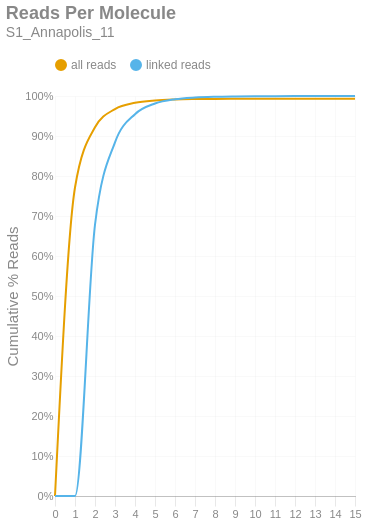

The notebook cell saved with this chart:
### Markdown cell above
### Reads per Molecule
This chart shows the cumulative distribution of the number of reads per linked molecule. That is, how many alignments are associated with a unique molecule. This excludes the number of reads associated with invalid or absent linked-read barcodes. The `linked` histogram is the percentages recalculated when disregarding singletons.

### Code cell
if SKIPLR:
    print_html(f"Skipped")
else:
    counts = np.bincount(valids['reads'].cast(pl.Int64).to_numpy())
    weighted = counts * np.arange(len(counts))
    all_perc = weighted / n_reads
    linked_perc = weighted / n_linked_reads
    linked_perc[1] = 0
    binned_df = pl.DataFrame({
        'readsper': list(range(len(counts))),
        'all reads (cumsum)': np.cumsum(all_perc).tolist(),
        'linked reads (cumsum)': np.cumsum(linked_perc).tolist(),
    })

    with SafeRender(binned_df):
        (
            density_plot(binned_df, 'Reads Per Molecule', samplename, 'readspmol')
            .encode(
                x=alt.X('readsper:O', title=None).axis(labelAngle=0).scale(padding=0),
                y=alt.Y('value:Q', title='Cumulative % Reads').axis(format='%').stack(False),
                color=alt.Color("key:N").scale(domain=["all reads", "linked reads"]),
                tooltip=[
                    alt.Tooltip("key:N", title="Data Type"),
                    alt.Tooltip("readsper:O", title="Reads Per Molecule"),
                    alt.Tooltip("value:Q", format=".2%", title="% Reads (Cum.)")
                ]            
            )
        ).display()

### Figure 1 — Vega-Lite specification as saved in the notebook (floating-point values rounded to 4 significant figures)
{"width": "container", "height": 400, "config": {"title": {"anchor": "start", "dy": -15, "fontSize": 18, "color": "#888888", "subtitleColor": "#888888", "subtitleFontSize": 14}, "arc": {"fill": "#0072B2"}, "axis": {"domainColor": "#888888", "domainWidth": 0.5, "gridWidth": 0.2, "grid": false, "titleFontWeight": 400, "titleFontSize": 15, "labelFontSize": 11, "labelColor": "#888888", "tickColor": "#888888", "tickWidth": 0.2, "titleColor": "#888888"}, "axisBand": {"grid": false}, "axisX": {"grid": true, "tickSize": 10, "domainCap": "round"}, "axisY": {"domain": false, "grid": true, "tickSize": 0, "domainCap": "round"}, "background": "transparent", "header": {"labelFontSize": 15, "labelColor": "#888888", "titleFontSize": 15, "titleFontWeight": 600, "titleColor": "#888888"}, "legend": {"labelFont": "sans-serif", "labelFontSize": 12, "labelColor": "#888888", "symbolSize": 100, "symbolType": "circle", "titleFontSize": 12, "titlePadding": 10, "titleColor": "#888888", "title": null, "orient": "top"}, "range": {"category": ["#E69F00", "#56B4E9", "#009E73", "#F0E442", "#0072B2", "#D55E00", "#CC79A7", "#000000"], "diverging": ["#cfe8f3", "#a2d4ec", "#73bfe2", "#46abdb", "#1696d2", "#12719e"]}, "area": {"fill": "#0072B2", "fillOpacity": 0.7, "line": true, "strokeOpacity": 0.7}, "line": {"color": "#0072B2", "stroke": "#0072B2", "strokeWidth": 2}, "trail": {"color": "#0072B2", "stroke": "#0072B2", "strokeWidth": 0, "size": 1}, "point": {"filled": true, "fillOpacity": 1.0, "size": 95}, "text": {"color": "#888888", "fontSize": 11, "align": "right", "fontWeight": 400, "size": 11}, "bar": {"fill": "#0072B2", "stroke": null}, "view": {"stroke": null, "continuousWidth": 660, "continuousHeight": 400}}, "data": {"name": "data-4cc2229bc901383d907e31f1565002fc"}, "mark": {"type": "line", "interpolate": "monotone", "point": {"opacity": 0, "size": 275}}, "encoding": {"color": {"field": "key", "scale": {"domain": ["all reads", "linked reads"]}, "type": "nominal"}, "tooltip": [{"field": "key", "title": "Data Type", "type": "nominal"}, {"field": "readsper", "title": "Reads Per Molecule", "type": "ordinal"}, {"field": "value", "format": ".2%", "title": "% Reads (Cum.)", "type": "quantitative"}], "x": {"axis": {"labelAngle": 0}, "field": "readsper", "scale": {"padding": 0}, "title": null, "type": "ordinal"}, "y": {"axis": {"format": "%"}, "field": "value", "stack": false, "title": "Cumulative % Reads", "type": "quantitative"}}, "params": [{"name": "param_c36ac31b6afebe62", "select": {"type": "point", "fields": ["key"]}, "bind": "legend"}], "title": {"text": "Reads Per Molecule", "subtitle": "S1_Annapolis_11"}, "transform": [{"fold": ["all reads (cumsum)", "linked reads (cumsum)"]}, {"calculate": "replace(datum.key, ' (cumsum)', '')", "as": "key"}, {"filter": {"param": "param_c36ac31b6afebe62"}}], "usermeta": {"embedOptions": {"downloadFileName": "S1_Annapolis_11.readspmol"}}, "$schema": "https://vega.github.io/schema/vega-lite/v6.1.0.json", "datasets": {"data-4cc2229bc901383d907e31f1565002fc": [{"readsper": 0, "all reads (cumsum)": 0.0, "linked reads (cumsum)": 0.0}, {"readsper": 1, "all reads (cumsum)": 0.7712, "linked reads (cumsum)": 0.0}, {"readsper": 2, "all reads (cumsum)": 0.9217, "linked reads (cumsum)": 0.6781}, {"readsper": 3, "all reads (cumsum)": 0.9674, "linked reads (cumsum)": 0.8841}, {"readsper": 4, "all reads (cumsum)": 0.9831, "linked reads (cumsum)": 0.9546}, {"readsper": 5, "all reads (cumsum)": 0.989, "linked reads (cumsum)": 0.9812}, {"readsper": 6, "all reads (cumsum)": 0.9914, "linked reads (cumsum)": 0.9919}, {"readsper": 7, "all reads (cumsum)": 0.9923, "linked reads (cumsum)": 0.9962}, {"readsper": 8, "all reads (cumsum)": 0.9927, "linked reads (cumsum)": 0.9982}, {"readsper": 9, "all reads (cumsum)": 0.9929, "linked reads (cumsum)": 0.999}, {"readsper": 10, "all reads (cumsum)": 0.993, "linked reads (cumsum)": 0.9995}, {"readsper": 11, "all reads (cumsum)": 0.9931, "linked reads (cumsum)": 0.9997}, {"readsper": 12, "all reads (cumsum)": 0.9931, "linked reads (cumsum)": 0.9998}, {"readsper": 13, "all reads (cumsum)": 0.9931, "linked reads (cumsum)": 0.9999}, {"readsper": 14, "all reads (cumsum)": 0.9931, "linked reads (cumsum)": 1.0}, {"readsper": 15, "all reads (cumsum)": 0.9931, "linked reads (cumsum)": 1.0}]}}
